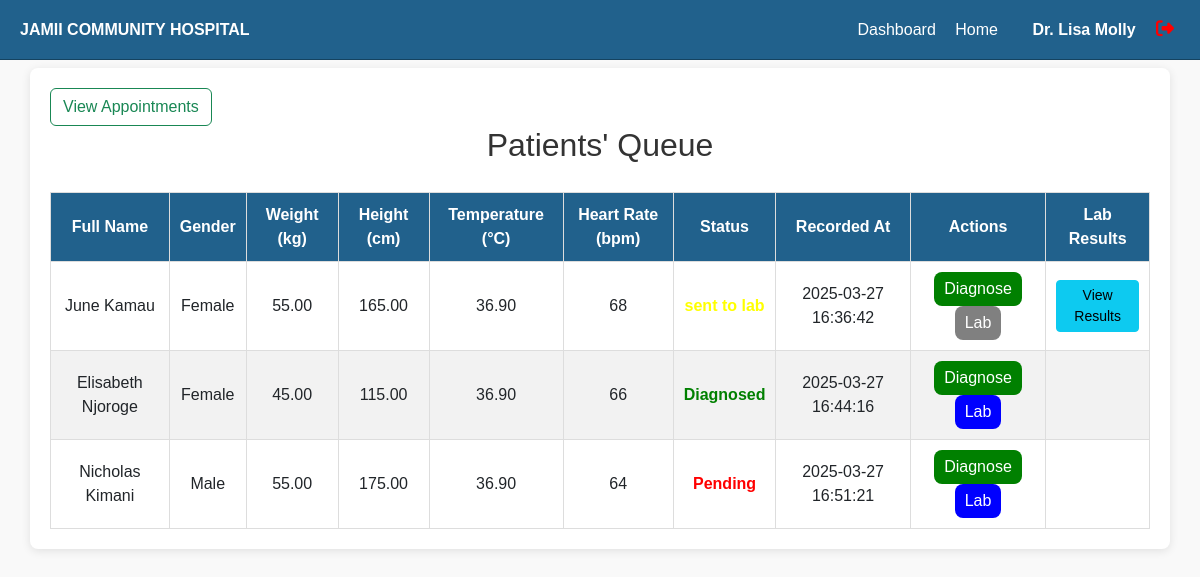
/doctors.php (signed in), run on the app's committed database.
### tables this page shows
CREATE TABLE `triage` (
  `TriageId` int(11) NOT NULL,
  `VisitId` int(11) NOT NULL,
  `Weight` decimal(5,2) NOT NULL,
  `Height` decimal(5,2) NOT NULL,
  `Temperature` decimal(4,2) NOT NULL,
  `HeartRate` int(11) NOT NULL,
  `Status` varchar(100) NOT NULL DEFAULT 'Pending',
  `RecordedAt` timestamp NOT NULL DEFAULT current_timestamp()
);

CREATE TABLE `patients` (
  `PatientID` int(11) NOT NULL,
  `FirstName` varchar(100) NOT NULL,
  `MiddleName` varchar(100) NOT NULL,
  `LastName` varchar(100) NOT NULL,
  `DateOfBirth` date NOT NULL,
  `Gender` enum('Male','Female','Other') NOT NULL,
  `PhoneNumber` varchar(15) NOT NULL,
  `Address` text NOT NULL,
  `Email` varchar(255) DEFAULT NULL,
  `NOKFname` varchar(100) NOT NULL,
  `NOKMname` varchar(100) NOT NULL,
  `NOKLname` varchar(100) NOT NULL,
  `Relationship` varchar(100) NOT NULL,
  `NOKContact` varchar(15) NOT NULL,
  `CreatedAt` timestamp NOT NULL DEFAULT current_timestamp()
);

### doctors.php (the view, shortened to what this page needs)
<?php
$doctor_name = $_SESSION['username'];
?>
<?php
$servername = "localhost";
$username = "root";
$password = "";
$dbname = "jamii-hms";
$conn = new mysqli($servername, $username, $password, $dbname);
$sql = "SELECT
            triage.TriageId,
            triage.VisitId,
            triage.Weight,
            triage.Height,
            triage.Temperature,
            triage.HeartRate,
            triage.Status,
            triage.RecordedAt,
            visits.PatientId,
            visits.CreatedAt,
            CONCAT(patients.FirstName, ' ', patients.LastName) AS FullName,
            patients.Gender,
            lab_requests.Test_Request_ID,
            lab_results.Test_Result_ID
        FROM triage
        INNER JOIN visits ON triage.VisitId = visits.VisitID
        INNER JOIN patients ON visits.PatientId = patients.PatientID
        LEFT JOIN lab_requests ON visits.VisitID = lab_requests.VisitId
        LEFT JOIN lab_results ON lab_requests.Test_Request_ID = lab_results.Test_Request_ID
        INNER JOIN billing ON visits.VisitID = billing.VisitID
        WHERE billing.Status = 'Processed' AND billing.Unit = 'Consultation'
        ORDER BY visits.CreatedAt ASC";
$result = $conn->query($sql);
?>
<!DOCTYPE html>
<html lang="en">
<head>
        <link href="https://cdn.jsdelivr.net/npm/bootstrap@5.3.0/dist/css/bootstrap.min.css" rel="stylesheet">
        <link rel="stylesheet" href="https://cdnjs.cloudflare.com/ajax/libs/font-awesome/6.4.2/css/all.min.css">
</head>
<body>
   <div class="top-bar">
        <div>
            <span class="fw-bold">JAMII COMMUNITY HOSPITAL</span>
        </div>
        <div>
            <a href="dashboard.php">Dashboard</a>
            <a href="doctors.php">Home</a>
            <span style="margin-left: 15px; font-weight: bold; color: white;">Dr. <?php echo $doctor_name; ?></span>
              <form method="POST" style="display: inline-block; margin-left: 10px;">
                    <button type="submit" name="logout" style="background: none; border: none; cursor: pointer; color: red; font-size: 18px;">
                        <i class="fas fa-sign-out-alt"></i>
                    </button>
                </form>
        </div>
    </div>
    <br><br>
<div class="container">
        <div class=" view_appointments row" >
            <a href="view_appointments.php"><button class="btn btn-outline-success">View Appointments</button></a>
            <h2>Patients' Queue</h2>
        </div>
    <table>
    <thead>
        <tr>
            <th>Full Name</th>
            <th>Gender</th>
            <th>Weight (kg)</th>
            <th>Height (cm)</th>
            <th>Temperature (°C)</th>
            <th>Heart Rate (bpm)</th>
            <th>Status</th>
            <th>Recorded At</th>
            <th>Actions</th>
            <th>Lab Results</th>
        </tr>
    </thead>
    <tbody>
        <?php
       if ($result->num_rows > 0) {
    while ($row = $result->fetch_assoc()) {
        $disableLab = ($row['Status'] === 'sent to lab') ? "disabled" : "";
        $labResultsBtn = ($row['Test_Result_ID'])
            ? "<a href='view_results.php?request_id={$row['Test_Request_ID']}' class='btn btn-info btn-sm'>View Results</a>"
            : "";
        $statusColor = "";
        if ($row['Status'] === 'Diagnosed') {
            $statusColor = "color: green; font-weight: bold;";
        } elseif ($row['Status'] === 'sent to lab') {
            $statusColor = "color: yellow; font-weight: bold;";
        } elseif ($row['Status'] === 'Pending') {
            $statusColor = "color: red; font-weight: bold;";
        }
        echo "<tr>
            <td>{$row['FullName']}</td>
            <td>{$row['Gender']}</td>
            <td>{$row['Weight']}</td>
            <td>{$row['Height']}</td>
            <td>{$row['Temperature']}</td>
            <td>{$row['HeartRate']}</td>
            <td style='{$statusColor}'>{$row['Status']}</td>
            <td>{$row['RecordedAt']}</td>
            <td>
                <form method='POST' action='diagnose_without_test.php' style='display:inline;'>
                    <input type='hidden' name='visitId' value='{$row['VisitId']}'>
                    <button class='diagnose-btn' type='submit' name='proceed'>Diagnose</button>
                </form>
                <form method='POST' action='lab_request.php' style='display:inline;'>
                    <input type='hidden' name='visitId' value='{$row['VisitId']}'>
                    <button class='lab-btn {$disableLab}' type='submit' name='sendToLab' {$disableLab}>Lab</button>
                </form>
            </td>
            <td>{$labResultsBtn}</td>
        </tr>";
    }
} else {
    echo "<tr><td colspan='10'>No records found.</td></tr>";
}
        ?>
    </tbody>
</table>
</div>
</body>
</html>

### doctors.php (style rules this page uses)
body { font-family: Arial, sans-serif; background-color: #f9f9f9; padding: 20px; }
.top-bar { background-color: #21618c; color: white; padding: 10px 20px; display: flex; justify-content: space-between; align-items: center; position: fixed; width: 100%; top: 0; left: 0; height: 60px; border-bottom: 1px solid #154360; z-index: 1000; }
.top-bar a { color: white; text-decoration: none; margin-right: 15px; }
.container { width: 100%; margin: 0 auto; background-color: white; padding: 20px; border-radius: 8px; box-shadow: 0 2px 10px rgba(0, 0, 0, 0.1); }
h2 { text-align: center; color: #333; }
table { width: 100%; border-collapse: collapse; margin-top: 20px; }
th, td { border: 1px solid #ddd; padding: 10px; text-align: center; }
th { background-color: #21618c; color: white; }
tr:nth-child(even) { background-color: #f2f2f2; }
.lab-btn, .diagnose-btn { padding: 5px 10px; color: white; border: none; border-radius: 8px; cursor: pointer; }
.lab-btn { background-color: blue; }
.diagnose-btn { background-color: green; }
.disabled { background-color: gray !important; cursor: not-allowed; }

### data on the page
triage: FullName "June Kamau", patients.Gender "Female", Weight "55.00", Height "165.00", Temperature "36.90", HeartRate "68", Status "sent to lab", RecordedAt "2025-03-27 16:36:42"
triage: FullName "Elisabeth Njoroge", patients.Gender "Female", Weight "45.00", Height "115.00", Temperature "36.90", HeartRate "66", Status "Diagnosed", RecordedAt "2025-03-27 16:44:16"
triage: FullName "Nicholas Kimani", patients.Gender "Male", Weight "55.00", Height "175.00", Temperature "36.90", HeartRate "64", Status "Pending", RecordedAt "2025-03-27 16:51:21"

### other printed values
$doctor_name "Lisa Molly"
